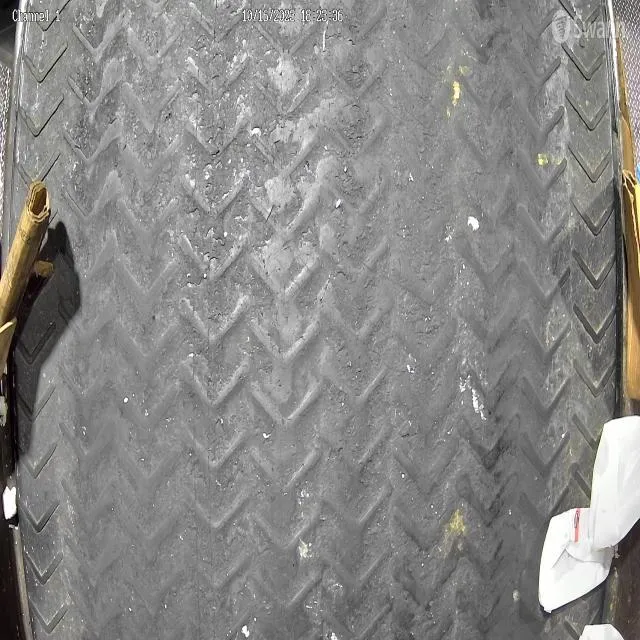
#> input picture Img/EmptyConveyor.jpg, 640 x 640 px
$ python img_crop.py
#> lines starting #> are read from the running program, lines starting #| are printed output that depends on the picture; after the words box and inside, x2 and y2 are one past the last pixel; in counts of white or black regions, pixels touching at a corner belong together

def boundingBox(img):
    '''
    boundingBox takes N parameters and returns xywh

    :param img: opencv numpy.ndarray of shape (W, H, C)
    :return: x,y,w,h - x and y is the starting point w and h our width and height.
    '''

    # convert the image to grayscale
    gray = cv2.cvtColor(img, cv2.COLOR_BGR2GRAY)

    # apply thresholding on the gray image to create a binary image
    ret,thresh = cv2.threshold(gray,17,255,0)

    # find the contours5
    contours, _ = cv2.findContours(thresh,cv2.RETR_TREE,cv2.CHAIN_APPROX_SIMPLE)

    # take the first contour
    cnt = contours[0]

    # compute the bounding rectangle of the contour
    x,y,w,h = cv2.boundingRect(cnt)

    return x,y,w,h


######################################
# ###########
import cv2

# img = cv2.imread(r'file_path\example.png')

# ##manually add coordinates of ROI box.
# # jug = img[200:540, 200:500]
# # Or use boundingBox function. This only applies if background contains lots of black empty space.
# x, y, w, h = boundingBox(img)
# # Extract the ROI from the image
# jug = img[y:y+h, x:x+w]

# cv2.imwrite("Img/jug1.jpg",jug)

# cv2.imshow("",jug)
# cv2.waitKey(0)
# cv2.destroyAllWindows()


# Load two images
img1 = cv2.imread('Img/EmptyConveyor.jpg')
#> img1 is the input picture: shape (640, 640, 3); mean B, G, R 134.4, 136.1, 137
img2 = cv2.imread('Img/jug1.jpg')
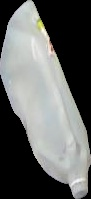
#> input picture Img/jug1.jpg, 91 x 199 px
#> img2 is the input picture: shape (199, 91, 3); mean B, G, R 101.5, 103.1, 101.3

# Define the location where you want to place img2 on img1
start_row = 50  # Replace 100 with the row coordinate
start_col = 90  # Replace 150 with the column coordinate

# I want to put img2 in a specific location, so I create a ROI
rows, cols, channels = img2.shape
#> rows = 199; cols = 91; channels = 3
end_row = start_row + rows
#> end_row = 249
end_col = start_col + cols
#> end_col = 181
roi = img1[start_row:end_row, start_col:end_col]
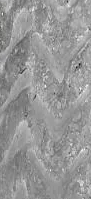
#> roi: shape (199, 91, 3); mean B, G, R 150.6, 150.6, 150.6

# Now create a mask of img2 and create its inverse mask also
img2gray = cv2.cvtColor(img2, cv2.COLOR_BGR2GRAY)
ret, mask = cv2.threshold(img2gray, 10, 255, cv2.THRESH_BINARY)
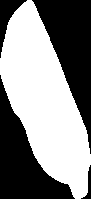
#> mask: shape (199, 91); 53.5% white; 4 black regions, box (x1, y1, x2, y2) and area: (32, 0, 91, 154) 4061, (0, 75, 75, 199) 3734, (0, 0, 27, 58) 513, (81, 165, 91, 199) 113
mask_inv = cv2.bitwise_not(mask)

# Now black-out the area of img2 in ROI
img1_bg = cv2.bitwise_and(roi, roi, mask=mask_inv)
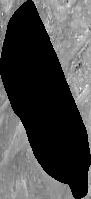
#> img1_bg: shape (199, 91, 3); mean B, G, R 69.8, 69.8, 69.8

# Take only region of img2 from img2 image.
img2_fg = cv2.bitwise_and(img2, img2, mask=mask)

# Put img2 in ROI and modify the main image
dst = cv2.add(img1_bg, img2_fg)
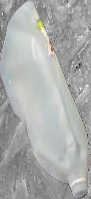
#> dst: shape (199, 91, 3); mean B, G, R 171.2, 172.8, 171.1
img1[start_row:end_row, start_col:end_col] = dst

cv2.imwrite("Img/newimg.jpg",img1)

# Display the result
cv2.imshow('res', img1)
cv2.waitKey(0)
cv2.destroyAllWindows()


###I think the next step to make the above image better is to use an average blur
##in the region you place the masked obj. I could use the coordinates of
